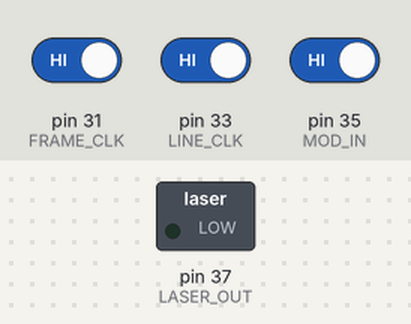
The sketch below on a simulated Arduino Mega 2560, built with avr-gcc and run on an emulated ATmega2560. On the bench: switched loads named in the sketch (green lamp = pin HIGH). Inputs (shaded band) come from the test bench; at power-on: pin 31 (FRAME_CLK) HIGH, pin 35 (MOD_IN) HIGH, pin 33 (LINE_CLK) HIGH.

Above: at 1.2 s.
1.3 s: pin 31 (FRAME_CLK) driven LOW
At 2.1 s:
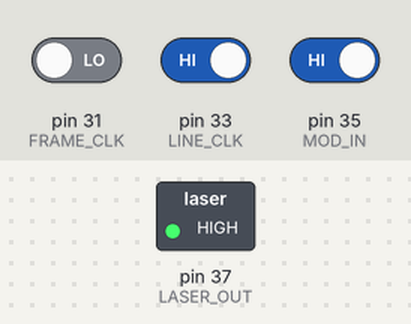
2.8 s: pin 35 (MOD_IN) driven LOW
At 3.3 s:
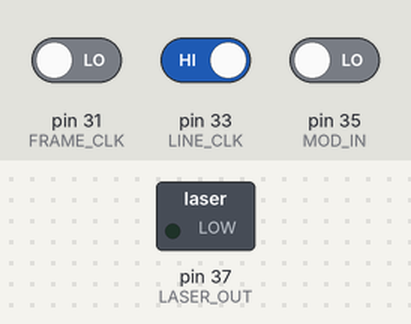
Timing chart, 0 to 5.8 s (numbered marks = the images above; inputs shaded):
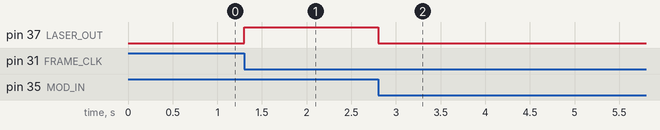

The sketch:

subframe_toggle3.ino
```cpp
// Pinout
#define FRAME_CLK 31 // Port C, pin 6
#define LINE_CLK 33  // Port C, pin 4
#define MOD_IN 35    // Port C, pin 2
#define LASER_OUT 37 // Port C, pin 0

bool mod;
bool frame, prev_frame;
bool line, prev_line;

// Use direct port manipulation for speed
#define READ(x,y) (x&(1<<y))
#define CLR(x,y) (x&=(~(1<<y)))
#define SET(x,y) (x|=(1<<y))

// Hard-code subframe parameters. Here, we:
//  - Assume that the full frame is 512 lines
//  - Split the full frame into 3 separate "subframes"
#define SUBFRAME_LINE1 171
#define SUBFRAME_LINE2 342
#define IM_LINE_OFFSET 5

#define S_IM1 0 // Image subfields 1 and 3
#define S_IM2 1 // Image subfield 2
int imaging_state = S_IM1;
int line_idx = 1;

bool mod_enabled = false;

void setup() {
  pinMode(FRAME_CLK, INPUT);
  pinMode(LINE_CLK, INPUT);
  pinMode(MOD_IN, INPUT);
  pinMode(LASER_OUT, OUTPUT);

  frame = false;
  line = false;
}

void loop() {
  mod = READ(PINC,2);

  prev_frame = frame;
  frame = READ(PINC,6);

  prev_line = line;
  line = READ(PINC,4);

  if (!mod)
  {
    CLR(PORTC,0); // Keep laser off
    mod_enabled = false;
  }
  else
  {
    // First rising edge on FRAME clk after MOD_IN is high
    if (!mod_enabled && !prev_frame && frame)
    {
      mod_enabled = true;

      imaging_state = S_IM1;
      line_idx = 1;
    }

    if (mod_enabled)
    {
      if (prev_frame && !frame) // Falling edge on FRAME clk
      {
        switch (imaging_state)
        {
          case S_IM1:
            imaging_state = S_IM2;
            SET(PORTC,0); // Laser ON
            break;
          case S_IM2:
            imaging_state = S_IM1;
            CLR(PORTC,0); // Laser OFF
            break;
        }
        line_idx = 1;
      }

      if (!prev_line && line) // Rising edge on LINE clk
      {
        switch (imaging_state)
        {
          case S_IM1:
            if (line_idx < SUBFRAME_LINE1 + IM_LINE_OFFSET)
              CLR(PORTC,0); // Laser OFF
            else if (line_idx < SUBFRAME_LINE2 - IM_LINE_OFFSET)
              SET(PORTC,0); // Laser ON
            else
              CLR(PORTC,0); // Laser OFF
            break;

          case S_IM2:
            if (line_idx < SUBFRAME_LINE1 - IM_LINE_OFFSET)
              SET(PORTC,0); // Laser ON
            else if (line_idx < SUBFRAME_LINE2 + IM_LINE_OFFSET)
              CLR(PORTC,0); // Laser OFF
            else
              SET(PORTC,0); // Laser ON
            break;
        }

        line_idx++;
      }
    }
  }
}
```

Measured:
- after the input at 1.3 s, pin 37 (LASER_OUT): LOW → HIGH at once
- after the input at 2.8 s, pin 37 (LASER_OUT): HIGH → LOW at once
